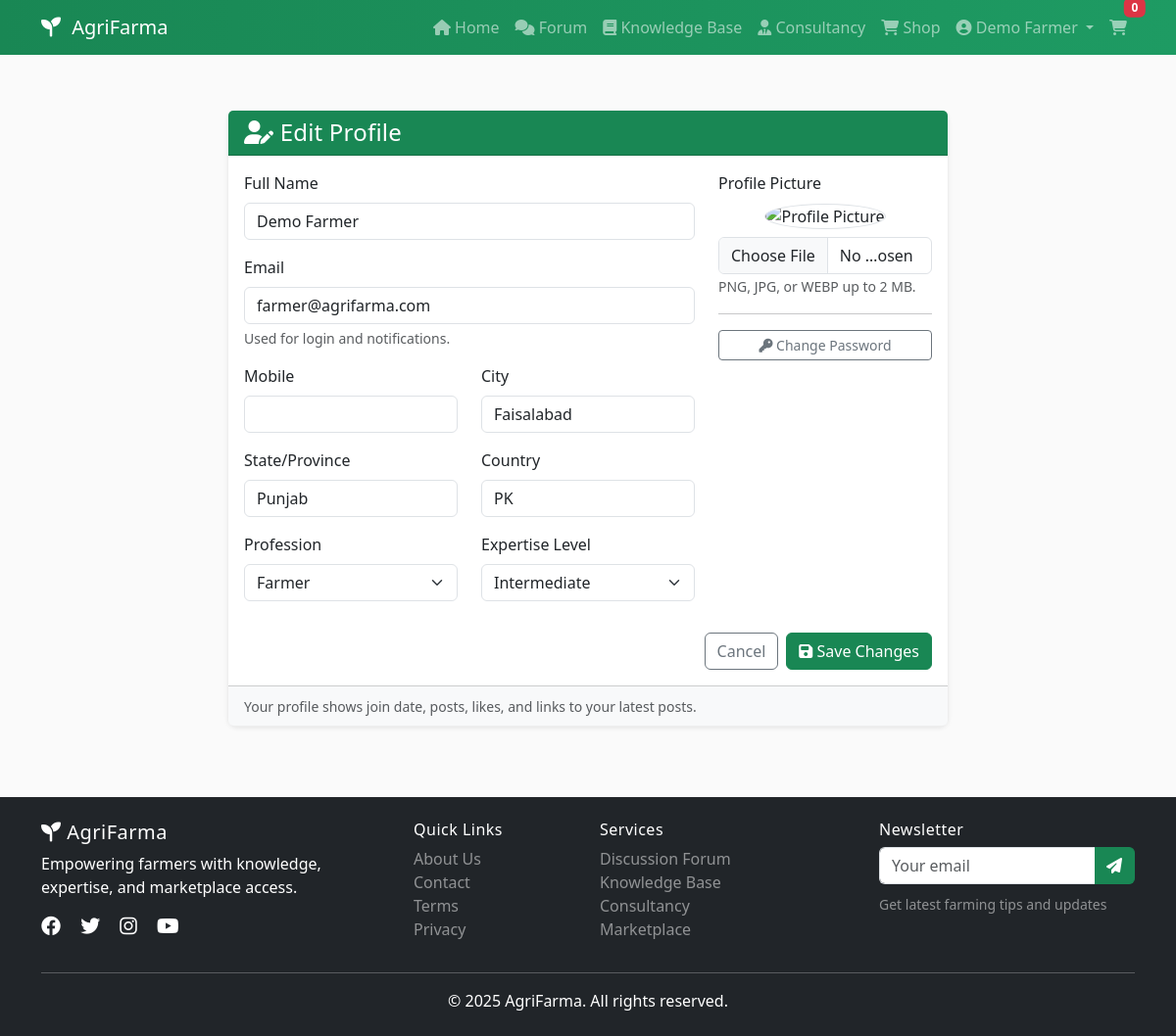
The app's page /edit-profile (signed in) with its own data.
### models.py (models this page shows, shortened)
class User(UserMixin, db.Model):
    id = db.Column(db.Integer, primary_key=True)
    name = db.Column(db.String(120), nullable=False)
    email = db.Column(db.String(120), unique=True, nullable=False)
    password_hash = db.Column(db.String(256), nullable=False)
    join_date = db.Column(db.DateTime, default=datetime.utcnow)
    is_active = db.Column(db.Boolean, default=True)
    profile = db.relationship('Profile', backref='user', uselist=False, cascade='all, delete')
    roles = db.relationship('Role', secondary=roles, backref=db.backref('users', lazy='dynamic'))
    @property
    def is_admin(self):
        return any(r.name == 'admin' for r in self.roles)

class Profile(db.Model):
    id = db.Column(db.Integer, primary_key=True)
    user_id = db.Column(db.Integer, db.ForeignKey('user.id'))
    mobile = db.Column(db.String(20))
    city = db.Column(db.String(50))
    state = db.Column(db.String(50))
    country = db.Column(db.String(50))
    profession = db.Column(db.String(30))  # farmer, academic, consultant, other
    expertise = db.Column(db.String(30))   # beginner, intermediate, expert
    picture = db.Column(db.String(200))
    posts_count = db.Column(db.Integer, default=0)
    likes_count = db.Column(db.Integer, default=0)

### app.py (the view)
@app.route('/edit-profile', methods=['GET','POST'])
@login_required
def edit_profile():
    if request.method == 'POST':
        flash('Profile updated', 'success'); return redirect(url_for('profile', user_id=current_user.id))
    return render_template('edit_profile.html')

### app.py (called while the page is built)
@login_manager.user_loader
def load_user(user_id: str):
    return User.query.get(int(user_id))

### templates/edit_profile.html (shortened to what this page needs)
{% extends "base.html" %}
{% block content %}
<div class="container">
  <div class="row justify-content-center">
    <div class="col-lg-8">
      <div class="card shadow-sm mt-3">
        <div class="card-header bg-success text-white">
          <h4 class="mb-0"><i class="fas fa-user-edit"></i> Edit Profile</h4>
        </div>
        <div class="card-body">
          <form method="POST" action="{{ url_for('edit_profile') }}" enctype="multipart/form-data">
            <div class="row">
              <div class="col-md-8">
                <div class="mb-3">
                  <label class="form-label">Full Name</label>
                  <input type="text" class="form-control" name="name" value="{{ current_user.name }}" required>
                </div>
                <div class="mb-3">
                  <label class="form-label">Email</label>
                  <input type="email" class="form-control" name="email" value="{{ current_user.email }}" required>
                  <div class="form-text">Used for login and notifications.</div>
                </div>
                <div class="row">
                  <div class="col-md-6 mb-3">
                    <label class="form-label">Mobile</label>
                    <input type="tel" class="form-control" name="mobile" value="{{ current_user.profile.mobile or '' }}">
                  </div>
                  <div class="col-md-6 mb-3">
                    <label class="form-label">City</label>
                    <input type="text" class="form-control" name="city" value="{{ current_user.profile.city or '' }}">
                  </div>
                </div>
                <div class="row">
                  <div class="col-md-6 mb-3">
                    <label class="form-label">State/Province</label>
                    <input type="text" class="form-control" name="state" value="{{ current_user.profile.state or '' }}">
                  </div>
                  <div class="col-md-6 mb-3">
                    <label class="form-label">Country</label>
                    <input type="text" class="form-control" name="country" value="{{ current_user.profile.country or '' }}">
                  </div>
                </div>
                <div class="row">
                  <div class="col-md-6 mb-3">
                    <label class="form-label">Profession</label>
                    <select class="form-select" name="profession" required>
                      {% set prof = current_user.profile.profession %}
                      <option value="farmer" {% if prof == 'farmer' %}selected{% endif %}>Farmer</option>
                    </select>
                  </div>
                  <div class="col-md-6 mb-3">
                    <label class="form-label">Expertise Level</label>
                    <select class="form-select" name="expertise" required>
                      {% set exp = current_user.profile.expertise %}
                      <option value="intermediate" {% if exp == 'intermediate' %}selected{% endif %}>Intermediate</option>
                    </select>
                  </div>
                </div>
              </div>
              <div class="col-md-4">
                <label class="form-label">Profile Picture</label>
                <div class="text-center mb-2">
                  <img src="{{ current_user.profile.picture or url_for('static', filename='images/user.png') }}"
                       class="rounded-circle border" width="120" height="120" alt="Profile Picture">
                </div>
                <input type="file" class="form-control" name="profile_pic" accept="image/*">
                <small class="text-muted">PNG, JPG, or WEBP up to 2 MB.</small>
                <hr>
                <a href="{{ url_for('change_password') }}" class="btn btn-outline-secondary btn-sm w-100">
                  <i class="fas fa-key"></i> Change Password
                </a>
              </div>
            </div>
            <div class="d-flex justify-content-end mt-3">
              <a href="{{ url_for('profile', user_id=current_user.id) }}" class="btn btn-outline-secondary me-2">
                Cancel
              </a>
              <button type="submit" class="btn btn-success">
                <i class="fas fa-save"></i> Save Changes
              </button>
            </div>
          </form>
        </div>
        <div class="card-footer bg-light">
          <small class="text-muted">
            Your profile shows join date, posts, likes, and links to your latest posts.
          </small>
        </div>
      </div>
    </div>
  </div>
</div>
{% endblock %}

### templates/base.html (shortened to what this page needs)
<!DOCTYPE html>
<html lang="en">
<head>
    <link href="https://cdn.jsdelivr.net/npm/bootstrap@5.3.0/dist/css/bootstrap.min.css" rel="stylesheet">
    <link rel="stylesheet" href="https://cdnjs.cloudflare.com/ajax/libs/font-awesome/6.4.0/css/all.min.css">
    <link rel="stylesheet" href="{{ url_for('static', filename='css/style.css') }}">
</head>
<body>
    <nav class="navbar navbar-expand-lg navbar-dark bg-success sticky-top">
        <div class="container">
            <a class="navbar-brand" href="{{ url_for('index') }}">
                <i class="fas fa-seedling"></i> AgriFarma
            </a>
            <div class="collapse navbar-collapse" id="navbarNav">
                <ul class="navbar-nav ms-auto">
                    <li class="nav-item">
                        <a class="nav-link" href="{{ url_for('index') }}">
                            <i class="fas fa-home"></i> Home
                        </a>
                    </li>
                    <li class="nav-item">
                        <a class="nav-link" href="{{ url_for('forum_home') }}">
                            <i class="fas fa-comments"></i> Forum
                        </a>
                    </li>
                    <li class="nav-item">
                        <a class="nav-link" href="{{ url_for('knowledge_home') }}">
                            <i class="fas fa-book"></i> Knowledge Base
                        </a>
                    </li>
                    <li class="nav-item">
                        <a class="nav-link" href="{{ url_for('consultancy_home') }}">
                            <i class="fas fa-user-tie"></i> Consultancy
                        </a>
                    </li>
                    <li class="nav-item">
                        <a class="nav-link" href="{{ url_for('shop_home') }}">
                            <i class="fas fa-shopping-cart"></i> Shop
                        </a>
                    </li>
                    {% if current_user.is_authenticated %}
                        <li class="nav-item dropdown">
                            <a class="nav-link dropdown-toggle" href="#" id="userDropdown" role="button"
                               data-bs-toggle="dropdown" aria-expanded="false">
                                <i class="fas fa-user-circle"></i> {{ current_user.name }}
                            </a>
                        </li>
                        <li class="nav-item">
                            <a class="nav-link position-relative" href="{{ url_for('cart') }}">
                                <i class="fas fa-shopping-cart"></i>
                                <span class="badge bg-danger position-absolute top-0 start-100 translate-middle"
                                      id="cart-count">0</span>
                            </a>
                        </li>
                    {% endif %}
                </ul>
            </div>
        </div>
    </nav>
    <main class="py-4">
        {% block content %}{% endblock %}
    </main>
    <footer class="bg-dark text-white mt-5 py-4">
        <div class="container">
            <div class="row">
                <div class="col-md-4">
                    <h5><i class="fas fa-seedling"></i> AgriFarma</h5>
                    <p>Empowering farmers with knowledge, expertise, and marketplace access.</p>
                    <div class="social-links">
                        <a href="#" class="text-white me-3"><i class="fab fa-facebook fa-lg"></i></a>
                        <a href="#" class="text-white me-3"><i class="fab fa-twitter fa-lg"></i></a>
                        <a href="#" class="text-white me-3"><i class="fab fa-instagram fa-lg"></i></a>
                        <a href="#" class="text-white"><i class="fab fa-youtube fa-lg"></i></a>
                    </div>
                </div>
                <div class="col-md-2">
                    <h6>Quick Links</h6>
                    <ul class="list-unstyled">
                        <li><a href="{{ url_for('about') }}" class="text-white-50">About Us</a></li>
                        <li><a href="{{ url_for('contact') }}" class="text-white-50">Contact</a></li>
                        <li><a href="{{ url_for('terms') }}" class="text-white-50">Terms</a></li>
                        <li><a href="{{ url_for('privacy') }}" class="text-white-50">Privacy</a></li>
                    </ul>
                </div>
                <div class="col-md-3">
                    <h6>Services</h6>
                    <ul class="list-unstyled">
                        <li><a href="{{ url_for('forum_home') }}" class="text-white-50">Discussion Forum</a></li>
                        <li><a href="{{ url_for('knowledge_home') }}" class="text-white-50">Knowledge Base</a></li>
                        <li><a href="{{ url_for('consultancy_home') }}" class="text-white-50">Consultancy</a></li>
                        <li><a href="{{ url_for('shop_home') }}" class="text-white-50">Marketplace</a></li>
                    </ul>
                </div>
                <div class="col-md-3">
                    <h6>Newsletter</h6>
                    <form id="newsletter-form">
                        <div class="input-group mb-2">
                            <input type="email" class="form-control" placeholder="Your email" required>
                            <button class="btn btn-success" type="submit">
                                <i class="fas fa-paper-plane"></i>
                            </button>
                        </div>
                    </form>
                    <small class="text-white-50">Get latest farming tips and updates</small>
                </div>
            </div>
            <hr class="bg-white">
            <div class="row">
                <div class="col-md-12 text-center">
                    <p class="mb-0">&copy; 2025 AgriFarma. All rights reserved.</p>
                </div>
            </div>
        </div>
    </footer>
</body>
</html>

### static/css/style.css (style rules this page uses)
:root { --af-green: #198754; --af-dark: #0f5132; --af-light: #f6fff9; --af-accent: #8bd3a6; --af-warning: #ffc107; }
body { font-family: system-ui, -apple-system, "Segoe UI", Roboto, "Helvetica Neue", Arial, "Noto Sans", "Liberation Sans", "Apple Color Emoji", "Segoe UI Emoji", "Segoe UI Symbol", "Noto Color Emoji", sans-serif; background-color: #fafafa; }
h1, h2, h3, h4, h5, h6 { letter-spacing: 0.2px; }
.navbar.bg-success { background: linear-gradient(90deg, var(--af-green), #1e9b63); }
.navbar-brand i { margin-right: 6px; }
.btn-success { background-color: var(--af-green); border-color: var(--af-green); }
.card { border: 1px solid #eee; border-radius: 10px; }
footer { background: #0b3d29 !important; }
footer h5, footer h6 { letter-spacing: 0.5px; }
footer a { text-decoration: none; }
#newsletter-form .form-control { border-right: 0; }
#newsletter-form .btn { border-left: 0; }

### records on screen
User: name "Demo Farmer", email "farmer@agrifarma.com"
Profile: city "Faisalabad", state "Punjab", country "PK", profession "Farmer", expertise "Intermediate"
